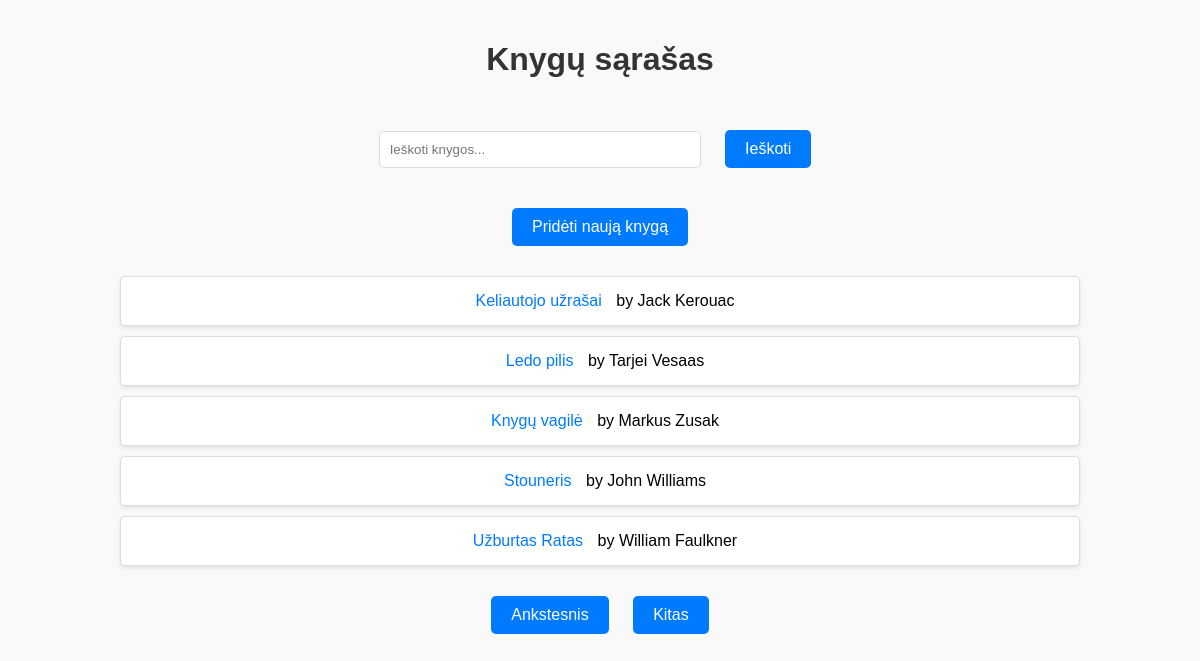
The page /?q=&page=3 on the database its author committed.
### books/models.py (models this page shows)
class Book(models.Model):
    title = models.CharField(max_length=200)  # Knygos pavadinimas
    author = models.CharField(max_length=100)  # Autorius

### books/views.py (the view)
# urls.py: path('', BookListView.as_view(), name='book_list'),  # Knygų sąrašas
class BookListView(ListView):
    model = Book
    template_name = 'books/book_list.html'
    context_object_name = 'books'
    def get_queryset(self):
        query = self.request.GET.get('q', '')  # Paieškos užklausa
        books = Book.objects.filter(Q(title__icontains=query) | Q(author__icontains=query)) if query else Book.objects.all()
        paginator = Paginator(books, 5)  # 5 knygos viename puslapyje
        page_number = self.request.GET.get('page')
        try:
            return paginator.page(page_number)
        except PageNotAnInteger:
            return paginator.page(1)
        except EmptyPage:
            return paginator.page(paginator.num_pages)

### books/templates/books/book_list.html (shortened to what this page needs)
<!DOCTYPE html>
<html lang="en">
<head>
    {% load static %}
    <link rel="stylesheet" href="{% static 'css/styles.css' %}">
</head>
<body>
    <h1>Knygų sąrašas</h1>
    <form method="get" style="text-align: center; margin-bottom: 20px;">
        <input type="text" name="q" placeholder="Ieškoti knygos..." value="{{ request.GET.q }}">
        <button type="submit" class="button">Ieškoti</button>
    </form>
    <div style="text-align: center; margin-bottom: 20px;">
        <a href="{% url 'book_create' %}" class="button">Pridėti naują knygą</a>
    </div>
    <ul>
        {% for book in books %}
            <li>
                <a href="{% url 'book_detail' book.pk %}">{{ book.title }}</a> by {{ book.author }}
            </li>
        {% endfor %}
    </ul>
    <div style="text-align: center;">
        {% if books.has_previous %}
            <a href="?q={{ request.GET.q }}&page={{ books.previous_page_number }}" class="button">Ankstesnis</a>
        {% endif %}
        {% if books.has_next %}
            <a href="?q={{ request.GET.q }}&page={{ books.next_page_number }}" class="button">Kitas</a>
        {% endif %}
    </div>
</body>
</html>

### books/static/css/styles.css (style rules this page uses)
body { font-family: Arial, sans-serif; margin: 0; padding: 0; background-color: #f9f9f9; text-align: center; }
h1 { color: #333; padding: 20px 0; }
ul { list-style-type: none; padding: 0; margin: 20px auto; width: 80%; }
ul li { background-color: white; margin: 10px 0; padding: 15px; border: 1px solid #ddd; border-radius: 5px; box-shadow: 0px 2px 4px rgba(0, 0, 0, 0.1); }
.button { padding: 10px 20px; background-color: #007bff; color: white; text-decoration: none; border: none; border-radius: 5px; font-size: 16px; cursor: pointer; display: inline-block; margin: 10px; }
form { text-align: center; margin: 20px auto; }
form input[type="text"], form input[type="number"], form input[type="email"] { width: 300px; padding: 10px; margin-right: 10px; border: 1px solid #ddd; border-radius: 5px; }
form button { padding: 10px 20px; background-color: #28a745; color: white; border: none; border-radius: 5px; cursor: pointer; }
a { text-decoration: none; color: #007bff; padding: 10px; }

### rows shown on the page
Book: title "Keliautojo užrašai", author "Jack Kerouac"
Book: title "Ledo pilis", author "Tarjei Vesaas"
Book: title "Knygų vagilė", author "Markus Zusak"
Book: title "Stouneris", author "John Williams"
Book: title "Užburtas Ratas", author "William Faulkner"
